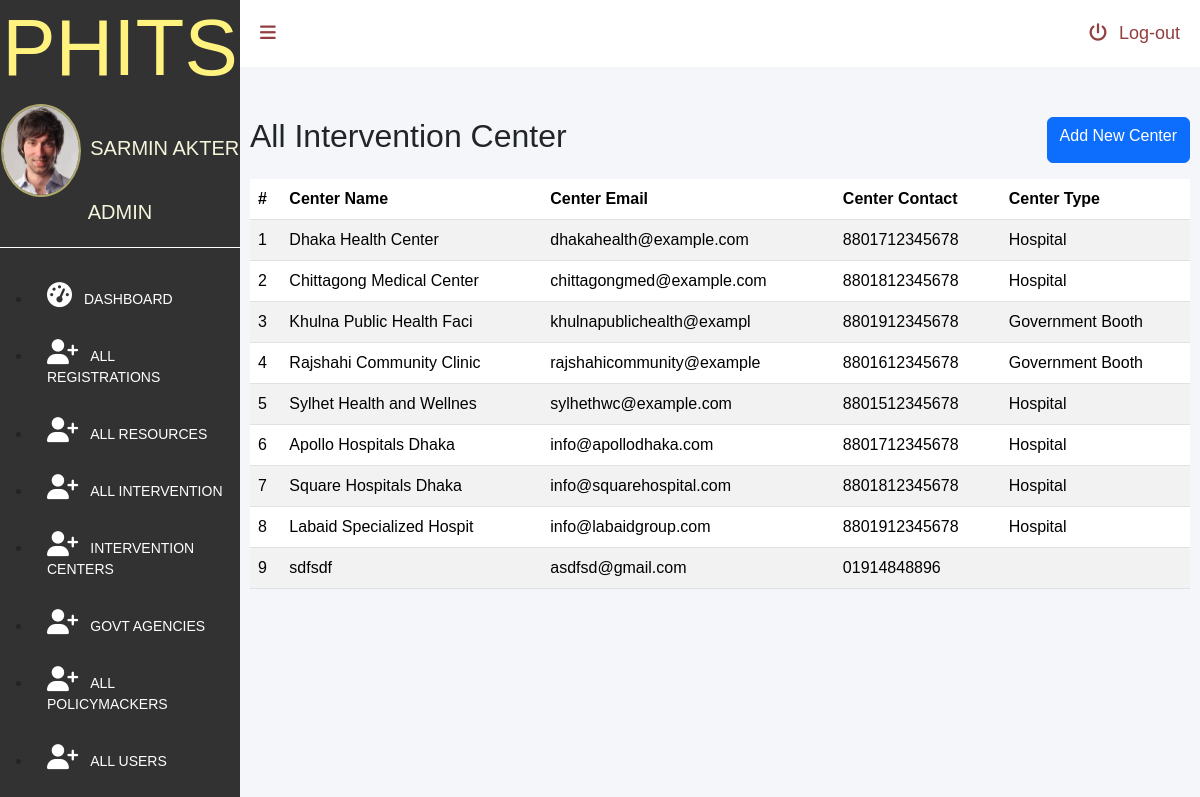
/admin/intervention-centers.php (signed in), run on the app's committed database.
### tables this page shows
CREATE TABLE `users`  (
  `userId` int(11) NOT NULL AUTO_INCREMENT,
  `name` varchar(255) NULL DEFAULT NULL,
  `username` varchar(255) NULL DEFAULT NULL,
  `role` varchar(255) NULL DEFAULT NULL,
  `password` varchar(255) NULL DEFAULT NULL,
  `email` varchar(255) NULL DEFAULT NULL,
  PRIMARY KEY (`userId`) USING BTREE
);

CREATE TABLE `interventioncentre_t`  (
  `centerID` char(5) NOT NULL,
  `centreName` varchar(25) NOT NULL,
  `centreEmail` varchar(25) NULL DEFAULT NULL,
  `centreContact` varchar(13) NULL DEFAULT NULL,
  `centreType` varchar(255) NULL DEFAULT NULL,
  `area` varchar(255) NULL DEFAULT NULL,
  `password` varchar(255) NULL DEFAULT NULL,
  `role` varchar(255) NULL DEFAULT NULL,
  PRIMARY KEY (`centerID`) USING BTREE
);

### admin/intervention-centers.php (the view, shortened to what this page needs)
<?php
  require_once '../lib/database.php';
 ?>
<!DOCTYPE html>
<html lang="en">
<head>
    <link href="https://cdn.jsdelivr.net/npm/bootstrap@5.3.3/dist/css/bootstrap.min.css" rel="stylesheet">
    <link rel="stylesheet" href="dashboard.css">
</head>
<body>
<div id="dashboardMainContainer">
    <?php include('partials/sidebar.php')?>
    <div class="dashboard_content_container" id="dashboard_content_container">
        <?php include('partials/topnav.php')?>
        <div class="dashboard_content">
          <div class="d-flex justify-content-between pb-3">
              <h2>All Intervention Center</h2>
              <?php
                if(isset($_SESSION['userId'])) {
              ?>
              <a class=" btn btn-primary" href="add-intervention_c.php">Add New Center</a>
              <?php } ?>
            </div>
            <table class="table table-striped">
              <thead>
                  <tr>
                      <th>#</th>
                      <th>Center Name</th>
                      <th>Center Email</th>
                      <th>Center Contact</th>
                      <th>Center Type</th>
                  </tr>
              </thead>
              <tbody>
                <?php
                  $sql = "SELECT * FROM `interventioncentre_t`";
                  $result = $conn->query($sql);
                  if ($result->num_rows > 0) {
                    $i = 0;
                    while($row = $result->fetch_assoc()) {
                    $i++;
                    ?>
                    <tr>
                      <td><?php echo $i; ?></td>
                      <td><?=$row["centreName"]; ?></td>
                      <td><?=$row["centreEmail"]; ?></td>
                      <td><?=$row["centreContact"]; ?></td>
                      <td><?=$row["centreType"]; ?></td>
                    </tr>
                    <?php
                    }
                  } else {
                      echo "0 results";
                  }
                 ?>
              </tbody>
            </table>
        </div>
       </div>
    </div>
</body>
</html>

### admin/partials/sidebar.php (shortened to what this page needs)
<?php
require_once '../lib/database.php';
if(isset($_SESSION['userId'])) {
    $userId = $_SESSION['userId'];
    $ustmt = $conn->prepare("SELECT * FROM `users` WHERE userId = ?");
    $ustmt->bind_param("s", $userId);
    $ustmt->execute();
    $allUsersResult = $ustmt->get_result();
    $allUsers = $allUsersResult->fetch_all(MYSQLI_ASSOC)[0];
} else {
    header("Location: index.php");
    exit();
}
?>
<div class="dashboard_sidebar" id="dashboard_sidebar">
            <h3 class="dashboard_logo" id="dashboard_logo">PHITS</h3>
             <div class="dashboard_sidebar_user" >
              <img src="userimage.jpg" alt="User image."  id="userimage">
              <?php
                    $userName = "";
                    $role = "";
                    if (isset($allUsers["name"])) {
                        $userName = $allUsers["name"];
                        $role = $allUsers["role"];
                    }elseif (isset($allPolicymakers["policymakerName"])) {
                       $userName =$allPolicymakers["policymakerName"];
                       $role =$allPolicymakers["role"];
                    }elseif (isset($allIntervention["centreName"])) {
                       $userName =$allIntervention["centreName"];
                       $role =$allIntervention["role"];
                    }elseif (isset($allAgencies["agencyName"])) {
                        $userName =$allAgencies["agencyName"];
                        $role = "Govt Agency";
                     }
                ?>
              <span>
                <?=$userName;?>
               </span>
               <span>
                   <?=$role;?>
               </span>
            </div>
            <div class="dashboard_sidebar_menus">
                <ul class="dashboard_menus_lists" >
                    <li >
                        <a href="./dashboard.php" ><i class="fa fa-dashboard"></i><span class="menuText">Dashboard</span></a>
                    </li>
                    <?php
                    if ((isset($allUsers['role']) && $allUsers['role'] == 'admin')) {
                    ?>
                    <li >
                        <a href="reg-users.php" ><i class="fa fa-user-plus"></i><span class="menuText">All Registrations</span></a>
                    </li>
                    <?php
                    }
                        if ((isset($allUsers['role']) && $allUsers['role'] == 'admin') || (isset($allIntervention['role']) && $allIntervention['role'] == 'intervention') || (isset($allPolicymakers['role']) && $allPolicymakers['role'] == 'policymaker') || (isset($allAgencies['role']) && $allAgencies['role'] == 'ageny')) {
                     ?>
                    <li>
                        <a href="all-resources.php" ><i class="fa fa-user-plus"></i><span class="menuText">All Resources</span></a>
                    </li>
                    <li>
                        <a href="all-intervention.php" ><i class="fa fa-user-plus"></i><span class="menuText">All Intervention</span></a>
                    </li>
                    <li>
                       <a href="intervention-centers.php" ><i class="fa fa-user-plus"></i><span class="menuText">Intervention Centers</span></a>
                    </li>
                    <li>
                       <a href="gov-agencies.php" ><i class="fa fa-user-plus"></i><span class="menuText">Govt Agencies</span></a>
                    </li>
                    <?php
                    }
                        if ((isset($allUsers['role']) && $allUsers['role'] == 'admin') || (isset($allPolicymakers['role']) && $allPolicymakers['role'] == 'policymaker')) {
                     ?>
                    <li>
                        <a href="policymacker.php" ><i class="fa fa-user-plus"></i><span class="menuText">All Policymackers</span></a>
                    </li>
                    <?php
                    }
                        if ((isset($allUsers['role']) && $allUsers['role'] == 'admin')) {
                     ?>
                     <li>
                         <a href="all-users.php" ><i class="fa fa-user-plus"></i><span class="menuText">All Users</span></a>
                    </li>
                    <?php } ?>
                </ul>
            </div>
        </div>

### admin/dashboard.css (style rules this page uses)
* { font-family: 'Poppins', sans-serif; margin:0; padding:0; box-sizing: border-box; outline: none; text-decoration: none; }
#dashboardMainContainer { display: flex; flex-direction: row; }
div.dashboard_sidebar { width:20%; background: #323232; height:150vh ; }
div.dashboard_content_container { width:80%; background: #f4f6f9; }
h3.dashboard_logo { color: #fff27f; font-size: 80px; text-align: center; }
div.dashboard_sidebar_user { text-align:center; position: relative; padding-bottom:20px ; border-bottom: 1px solid #fff }
div.dashboard_sidebar_user img { width:80px; display: inline-block; border-radius: 50%; border:2px solid #aea76b; margin-right: 5px; vertical-align: middle; }
div.dashboard_sidebar_user span { top: 20%; font-size: 20px; text-transform:uppercase; color:beige; display: inline-block; }
ul.dashboard_menus_lists { margin-top: 20px; }
ul.dashboard_menus_lists li { padding: 15px 15px; text-transform: uppercase; }
ul.dashboard_menus_lists li a { text-decoration: none; color: #fff; font-size: 14px; display: block; }
ul.dashboard_menus_lists li a i { font-size: 25px; }
.fa { padding-right: 12px; }
div.dashboard_content { padding: 50px 10px 10px 10px; }

### data on the page
users: name "SARMIN AKTER", role "ADMIN"
interventioncentre_t: centreName "Dhaka Health Center", centreEmail "dhakahealth@example.com", centreContact "8801712345678", centreType "Hospital"
interventioncentre_t: centreName "Chittagong Medical Center", centreEmail "chittagongmed@example.com", centreContact "8801812345678", centreType "Hospital"
interventioncentre_t: centreName "Khulna Public Health Faci", centreEmail "khulnapublichealth@exampl", centreContact "8801912345678", centreType "Government Booth"
interventioncentre_t: centreName "Rajshahi Community Clinic", centreEmail "rajshahicommunity@example", centreContact "8801612345678", centreType "Government Booth"
interventioncentre_t: centreName "Sylhet Health and Wellnes", centreEmail "sylhethwc@example.com", centreContact "8801512345678", centreType "Hospital"
interventioncentre_t: centreName "Apollo Hospitals Dhaka", centreEmail "info@apollodhaka.com", centreContact "8801712345678", centreType "Hospital"
interventioncentre_t: centreName "Square Hospitals Dhaka", centreEmail "info@squarehospital.com", centreContact "8801812345678", centreType "Hospital"
interventioncentre_t: centreName "Labaid Specialized Hospit", centreEmail "info@labaidgroup.com", centreContact "8801912345678", centreType "Hospital"
interventioncentre_t: centreName "sdfsdf", centreEmail "asdfsd@gmail.com", centreContact "01914848896"
